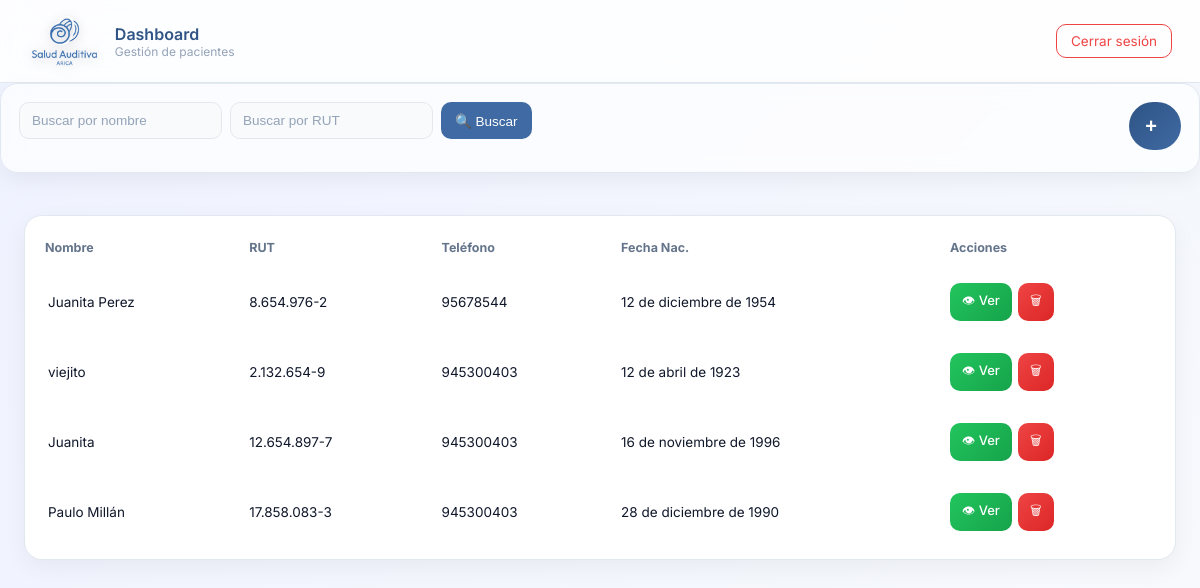
The app's page /dashboard/ (signed in), older data.
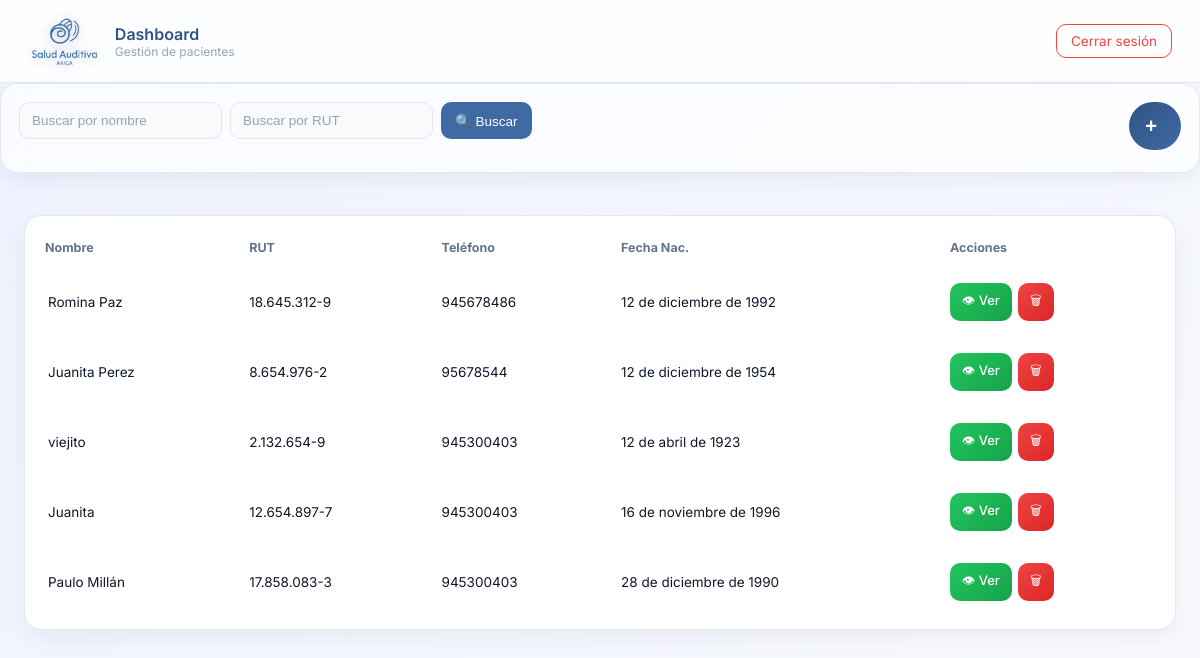
The same page, newer data.
### Login/models.py (models this page shows, shortened)
class Paciente(models.Model):
    PREVISION_CHOICES = [
        ('fonasa', 'Fonasa'),
        ('isapre', 'Isapre'),
        ('capredena', 'Capredena'),
        ('dipreca', 'Dipreca')
    ]
    nombre = models.CharField(max_length=150)
    rut = models.CharField(max_length=12, unique=True)
    telefono = models.CharField(max_length=15, blank=True, null=True)
    fecha_nacimiento = models.DateField()
    direccion = models.CharField(max_length=255, blank=True, null=True)
    email = models.EmailField(blank=True, null=True)
    prevision = models.CharField(
        max_length=20,
        choices=PREVISION_CHOICES,
        default='fonasa'
    )
    creado = models.DateTimeField(auto_now_add=True)

### Login/views.py (the view)
# urls.py: path('dashboard/', views.dashboard_view, name='dashboard'),
@login_required
def dashboard_view(request):
    nombre = request.GET.get('nombre')
    rut = request.GET.get('rut')
    pacientes = Paciente.objects.all().order_by('-creado')
    if nombre:
        pacientes = pacientes.filter(nombre__icontains=nombre)
    if rut:
        pacientes = pacientes.filter(rut__icontains=rut)
    return render(request, 'login/dashboard.html', {
        'pacientes': pacientes
    })

### Login/templates/login/dashboard.html (shortened to what this page needs)
{% load static %}
<link rel="stylesheet" href="{% static 'Login/css/dashboard.css' %}">
<div class="header">
    <div class="header-left">
        <img src="{% static 'Login/img/logo-png.png' %}" alt="Logo" class="logo-header">
        <div class="header-text">
            <span class="title">Dashboard</span>
            <span class="subtitle">Gestión de pacientes</span>
        </div>
    </div>
    <div class="header-right">
        <a href="{% url 'logout' %}" class="btn-logout">Cerrar sesión</a>
    </div>
</div>
<div class="filters">
    <form method="GET" class="filters-form">
        <input type="text" name="nombre" placeholder="Buscar por nombre">
        <input type="text" name="rut" placeholder="Buscar por RUT">
        <button type="submit" class="btn-search">
            🔍 Buscar
        </button>
    </form>
    <button class="fab" onclick="abrirModal()">
        <span class="icon">+</span>
    </button>
</div>
<div class="container">
    <div class="card">
        <table>
            <thead>
                <tr>
                    <th>Nombre</th>
                    <th>RUT</th>
                    <th>Teléfono</th>
                    <th>Fecha Nac.</th>
                    <th>Acciones</th>
                </tr>
            </thead>
            <tbody>
                {% for p in pacientes %}
                <tr>
                    <td>{{ p.nombre }}</td>
                    <td>{{ p.rut }}</td>
                    <td>{{ p.telefono }}</td>
                    <td>{{ p.fecha_nacimiento }}</td>
                    <td class="acciones">
                        <a href="{% url 'ver_paciente' p.id %}" class="btn-view">👁 Ver</a>
                        <a href="#" class="btn-danger" onclick="abrirModalEliminar('{{ p.id }}')">🗑</a>
                    </td>
                </tr>
                {% endfor %}
            </tbody>
        </table>
    </div>
</div>

### Login/static/Login/css/dashboard.css (style rules this page uses)
* { box-sizing: border-box; }
.header { background: rgba(255,255,255,0.85); backdrop-filter: blur(12px); padding: 16px 28px; display: flex; justify-content: space-between; align-items: center; border-bottom: 1px solid #e2e8f0; }
.header-left { display: flex; align-items: center; gap: 14px; }
.header-text { display: flex; flex-direction: column; }
.header-text .title { font-size: 16px; font-weight: 600; color: #2f5485; }
.header-text .subtitle { font-size: 12px; color: #94a3b8; }
.btn-logout { background: transparent; color: #ef4444; padding: 8px 14px; border: 1px solid #ef4444; border-radius: 10px; text-decoration: none; font-size: 13.5px; transition: 0.25s; }
.container { padding: 24px; }
.filters { background: rgba(255,255,255,0.7); backdrop-filter: blur(10px); padding: 18px; border-radius: 18px; border: 1px solid #e2e8f0; margin-bottom: 18px; box-shadow: 0 8px 20px rgba(0,0,0,0.05); display: flex; justify-content: space-between; flex-wrap: wrap; gap: 12px; }
.filters-form { display: flex; gap: 8px; flex-wrap: wrap; }
.filters input, .modal-content input { padding: 10px 12px; border-radius: 10px; border: 1px solid #e5e7eb; outline: none; transition: 0.2s; font-size: 13.5px; background: #f8fafc; }
.filters input::placeholder, .modal-content input::placeholder { color: #94a3b8; }
button, .btn-new, .btn-search { font-size: 13.5px; padding: 10px 14px; border: none; cursor: pointer; }
.btn-search { background: #3f6aa3; color: white; border-radius: 10px; display: flex; align-items: center; gap: 6px; transition: all 0.2s ease; }
.card { background: white; border-radius: 18px; padding: 8px; box-shadow: 0 8px 25px rgba(0,0,0,0.05); overflow-x: auto; border: 1px solid #e2e8f0; }
table { width: 100%; border-collapse: separate; border-spacing: 0 8px; }
th { text-align: left; padding: 8px 12px; color: var(--gray); font-size: 12.5px; }
tbody tr { background: white; border-radius: 12px; transition: all 0.2s ease; }
tbody tr td:first-child { border-left: 3px solid transparent; }
td { padding: 12px; font-size: 13.5px; }
tbody tr { transition: 0.2s; }
.acciones { display: flex; gap: 6px; }
.btn-view, .btn-danger { display: inline-flex; align-items: center; justify-content: center; padding: 8px 12px; font-size: 13px; font-weight: 500; border-radius: 10px; text-decoration: none; transition: all 0.2s ease; }
.btn-view { background: linear-gradient(135deg, #22c55e, #16a34a); color: white; }
.btn-danger { background: linear-gradient(135deg, #ef4444, #dc2626); color: white; }
.fab { height: 48px; min-width: 48px; padding: 0 16px; border-radius: 50px; background: linear-gradient(135deg, #2f5485, #3f6aa3); color: white; display: flex; align-items: center; justify-content: center; gap: 8px; border: none; cursor: pointer; transition: all 0.25s ease; overflow: hidden; }
.fab .icon { font-size: 20px; font-weight: 600; display: flex; align-items: center; justify-content: center; }
.header { display: flex; justify-content: space-between; align-items: center; }
.header-left { display: flex; align-items: center; }
.header-right { display: flex; align-items: center; }
.logo-header { height: 50px; width: auto; filter: drop-shadow(0 2px 6px rgba(0,0,0,0.2)); }

Row changes from the older to the newer data that the page shows:
added Paciente: nombre "Romina Paz", rut "18.645.312-9", telefono "945678486", fecha_nacimiento "12 de diciembre de 1992"
